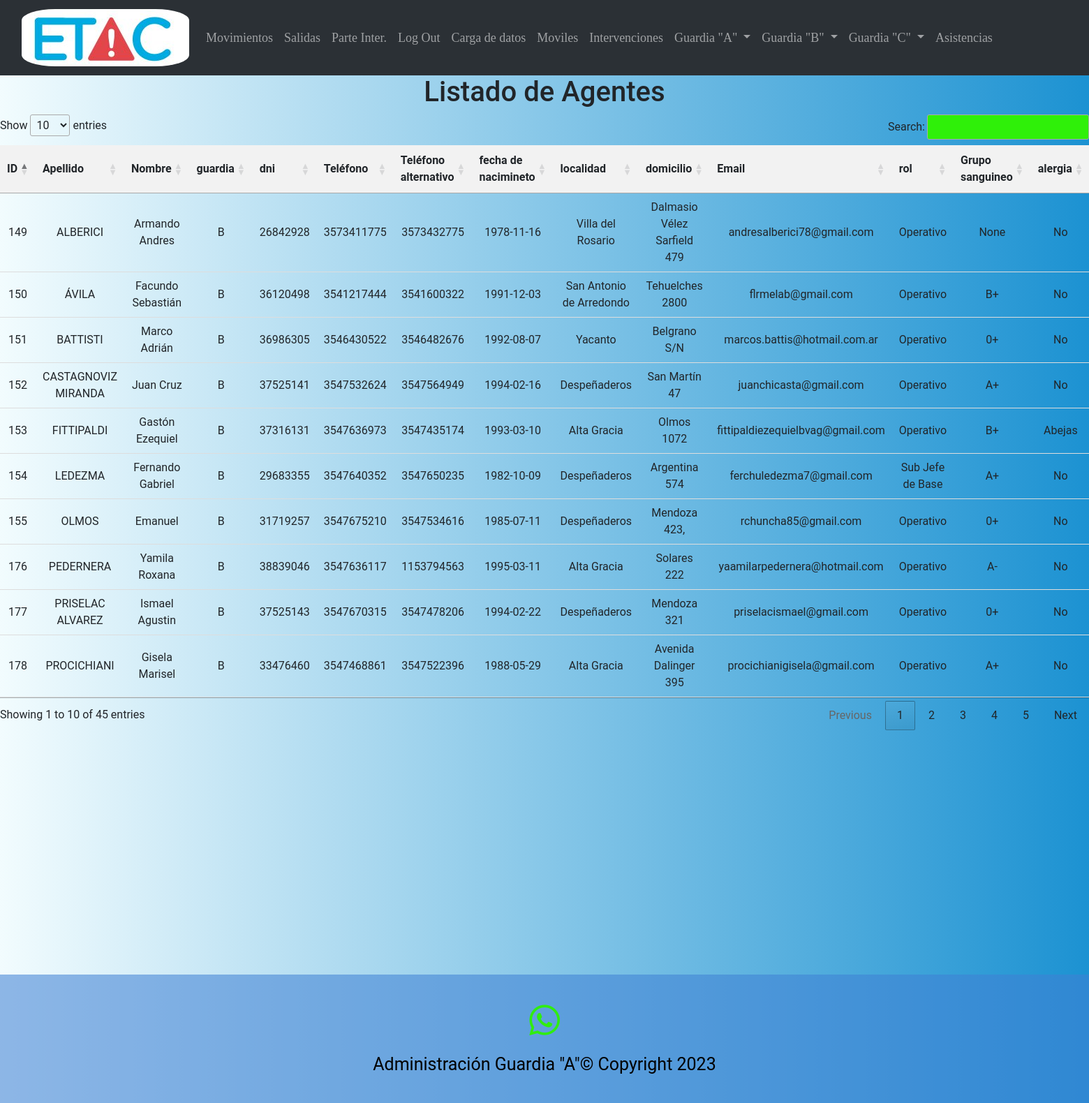
Page /guardiaB (signed in) on the committed database.
### main.py (models this page shows)
    class Agentes(db.Model):
        id_agente = db.Column(db.Integer, primary_key=True, unique=True)
        apellido = db.Column(db.String(100))
        nombre = db.Column(db.String(100))
        guardia = db.Column(db.String(10))
        dni = db.Column(db.Integer)
        telefono = db.Column(db.Integer)
        telefono_alternativo = db.Column(db.Integer)
        Fecha_nacimiento = db.Column(db.Date)
        localidad = db.Column(db.String(100))
        domicilio = db.Column(db.String(300))
        email = db.Column(db.String(100))
        Rol = db.Column(db.String(100))
        Grupo_sanguineo = db.Column(db.String(100))
        Alergia = db.Column(db.String(100))
        Camada = db.Column(db.String(10))
        Bombero = db.Column(db.String(1000))
        registro = db.Column(db.String(1000))

### main.py (the view)
@app.route('/guardiaB', methods=["GET", "POST"])
@login_required
def guardiaB():
    agentesB = Agentes.query.filter(Agentes.guardia == 'B').order_by(Agentes.id_agente).all()
    return render_template("guardiaB.html", lista_agentes=agentesB)

### main.py (called while the page is built)
@login_manager.user_loader
def load_user(user_id):
    return User.query.get(int(user_id))

### templates/guardiaB.html (shortened to what this page needs)
{% extends "base.html" %}
{% block content %}
    <h1>Listado de Agentes</h1>
    {% if lista_agentes %}
    <table id="agentesTable">
        <thead>
            <tr>
                <th>ID</th>
                <th>Apellido</th>
                <th>Nombre</th>
                <th>guardia</th>
                <th>dni</th>
                <th>Teléfono</th>
                <th>Teléfono alternativo</th>
                <th>fecha de nacimineto</th>
                <th>localidad</th>
                <th>domicilio</th>
                <th>Email</th>
                <th>rol</th>
                <th>Grupo sanguineo</th>
                <th>alergia</th>
            </tr>
        </thead>
        <tbody>
            {% for agente in lista_agentes %}
                <tr>
                    <td>{{ agente.id_agente }}</td>
                    <td>{{ agente.apellido }}</td>
                    <td>{{ agente.nombre }}</td>
                    <td>{{ agente.guardia }}</td>
                    <td>{{ agente.dni }}</td>
                    <td>{{ agente.telefono }}</td>
                    <td>{{ agente.telefono_alternativo }}</td>
                    <td>{{ agente.Fecha_nacimiento }}</td>
                    <td>{{ agente.localidad }}</td>
                    <td>{{ agente.domicilio }}</td>
                    <td>{{ agente.email }}</td>
                    <td>{{ agente.Rol }}</td>
                    <td>{{ agente.Grupo_sanguineo }}</td>
                    <td>{{ agente.Alergia }}</td>
                </tr>
            {% endfor %}
        </tbody>
    </table>
    {% else %}
        <p>No hay agentes registrados.</p>
    {% endif %}
{% endblock %}

### static/style.css (style rules this page uses)
body { background: #1c92d2; background: -webkit-linear-gradient(to right, #f2fcfe, #1c92d2); background: linear-gradient(to right, #f2fcfe, #1c92d2); text-align:center; font-family:"Roboto"; }
table { width: 100%; border-collapse: collapse; margin-bottom: 20px; }
th { background-color: #f2f2f2; text-align: left; padding: 10px; }
td { padding: 10px; border-bottom: 1px solid #ddd; }
tr:nth-child(odd) { background-color: #84E8EC; }

### rows in the picture
Agentes: id_agente "149", apellido "ALBERICI", nombre "Armando Andres", guardia "B", dni "26842928", telefono "3573411775", telefono_alternativo "3573432775", Fecha_nacimiento "1978-11-16", localidad "Villa del Rosario", domicilio "Dalmasio Vélez Sarfield 479", email "andresalberici78@gmail.com", Rol "Operativo", Grupo_sanguineo "None", Alergia "No"
Agentes: id_agente "150", apellido "ÁVILA", nombre "Facundo Sebastián", guardia "B", dni "36120498", telefono "3541217444", telefono_alternativo "3541600322", Fecha_nacimiento "1991-12-03", localidad "San Antonio de Arredondo", domicilio "Tehuelches 2800", email "flrmelab@gmail.com", Rol "Operativo", Grupo_sanguineo "B+", Alergia "No"
Agentes: id_agente "151", apellido "BATTISTI", nombre "Marco Adrián", guardia "B", dni "36986305", telefono "3546430522", telefono_alternativo "3546482676", Fecha_nacimiento "1992-08-07", localidad "Yacanto", domicilio "Belgrano S/N", email "marcos.battis@hotmail.com.ar", Rol "Operativo", Grupo_sanguineo "0+", Alergia "No"
Agentes: id_agente "152", apellido "CASTAGNOVIZ MIRANDA", nombre "Juan Cruz", guardia "B", dni "37525141", telefono "3547532624", telefono_alternativo "3547564949", Fecha_nacimiento "1994-02-16", localidad "Despeñaderos", domicilio "San Martín 47", email "juanchicasta@gmail.com", Rol "Operativo", Grupo_sanguineo "A+", Alergia "No"
Agentes: id_agente "153", apellido "FITTIPALDI", nombre "Gastón Ezequiel", guardia "B", dni "37316131", telefono "3547636973", telefono_alternativo "3547435174", Fecha_nacimiento "1993-03-10", localidad "Alta Gracia", domicilio "Olmos 1072", email "fittipaldiezequielbvag@gmail.com", Rol "Operativo", Grupo_sanguineo "B+", Alergia "Abejas"
Agentes: id_agente "154", apellido "LEDEZMA", nombre "Fernando Gabriel", guardia "B", dni "29683355", telefono "3547640352", telefono_alternativo "3547650235", Fecha_nacimiento "1982-10-09", localidad "Despeñaderos", domicilio "Argentina 574", email "ferchuledezma7@gmail.com", Rol "Sub Jefe de Base", Grupo_sanguineo "A+", Alergia "No"
Agentes: id_agente "155", apellido "OLMOS", nombre "Emanuel", guardia "B", dni "31719257", telefono "3547675210", telefono_alternativo "3547534616", Fecha_nacimiento "1985-07-11", localidad "Despeñaderos", domicilio "Mendoza 423,", email "rchuncha85@gmail.com", Rol "Operativo", Grupo_sanguineo "0+", Alergia "No"
Agentes: id_agente "176", apellido "PEDERNERA", nombre "Yamila Roxana", guardia "B", dni "38839046", telefono "3547636117", telefono_alternativo "1153794563", Fecha_nacimiento "1995-03-11", localidad "Alta Gracia", domicilio "Solares 222", email "yaamilarpedernera@hotmail.com", Rol "Operativo", Grupo_sanguineo "A-", Alergia "No"
Agentes: id_agente "177", apellido "PRISELAC ALVAREZ", nombre "Ismael Agustin", guardia "B", dni "37525143", telefono "3547670315", telefono_alternativo "3547478206", Fecha_nacimiento "1994-02-22", localidad "Despeñaderos", domicilio "Mendoza 321", email "priselacismael@gmail.com", Rol "Operativo", Grupo_sanguineo "0+", Alergia "No"
Agentes: id_agente "178", apellido "PROCICHIANI", nombre "Gisela Marisel", guardia "B", dni "33476460", telefono "3547468861", telefono_alternativo "3547522396", Fecha_nacimiento "1988-05-29", localidad "Alta Gracia", domicilio "Avenida Dalinger 395", email "procichianigisela@gmail.com", Rol "Operativo", Grupo_sanguineo "A+", Alergia "No"
